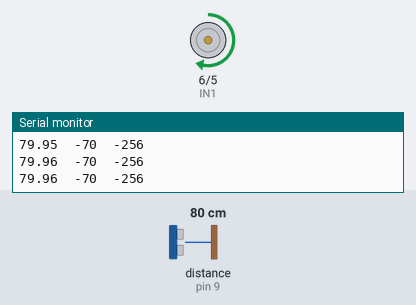
This sketch was run on a simulated Arduino Uno, built with avr-gcc and run on an emulated ATmega328P. Parts: motor-driver pin pairs drawn as motors (green arrow = first pin HIGH = forward, orange = second pin HIGH = backward, longer = more drive), the last lines printed to the serial monitor. Inputs (shaded band) come from the test bench; at power-on: distance to the obstacle (sensor on pin 9) 80 cm.

Above: at 1.2 s.
1.3 s: distance to the obstacle (sensor on pin 9) set to 2 cm
At 2.6 s:
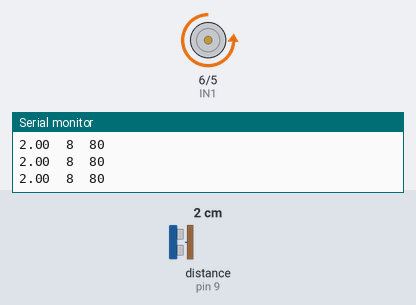
3.4 s: distance to the obstacle (sensor on pin 9) set to 18 cm
At 4.5 s:
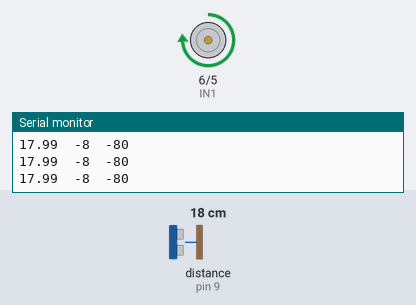
5.3 s: distance to the obstacle (sensor on pin 9) set to 35 cm
At 5.48 s:
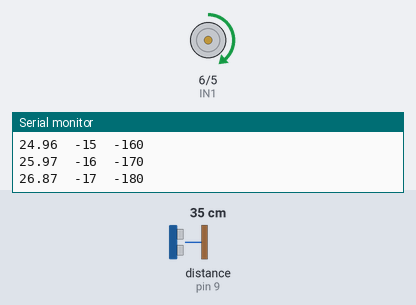
Timing chart, 0 to 8.3 s (numbered marks = the images above; inputs shaded):
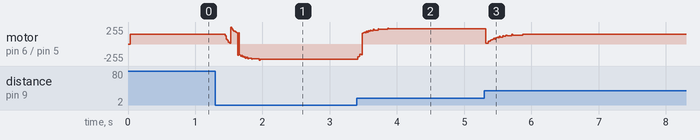

The sketch:

_7-2-motor-PID_no_filter.ino
```cpp
#include <Ultrasonic.h>
#include <SimpleKalmanFilter.h>

#include <FastPID.h>

#define PIN_INPUT     A0
#define PIN_SETPOINT  A1
#define PIN_OUTPUT    5

float Kp = 10, Ki = 0, Kd = 0.1, Hz = 100;
int output_bits = 9;
bool output_signed = true;

FastPID myPID(Kp, Ki, Kd, Hz, output_bits, output_signed);

Ultrasonic ultrasonic(8, 9);

int IN1 = 6;
int IN2 = 5;

void setup()
{
  Serial.begin(9600);

  pinMode(IN1, OUTPUT);
  pinMode(IN2, OUTPUT);
}

void loop()
{

  static float distance_last = 0;;
  int a = ultrasonic.read();
  float distance_f = 0.1*a + 0.9*distance_last;
  distance_last = distance_f;
  int distance = round(distance_f);

  int setpoint = 10;
  int feedback = distance;
  int output = myPID.step(setpoint, feedback);

  char str[40] = "";

  Serial.print(distance_f);
  Serial.print('\t');
  Serial.print(setpoint - feedback);
  Serial.print('\t');

  if (output < 0)
  {
    Serial.print(output);

    output = -output;
    output += 150;

    analogWrite(IN1, output);
    analogWrite(IN2, LOW);
  }
  else
  {
    Serial.print(output);

    output += 150;
    analogWrite(IN1, LOW);
    analogWrite(IN2, output);
  }

  Serial.println("");
}
```
